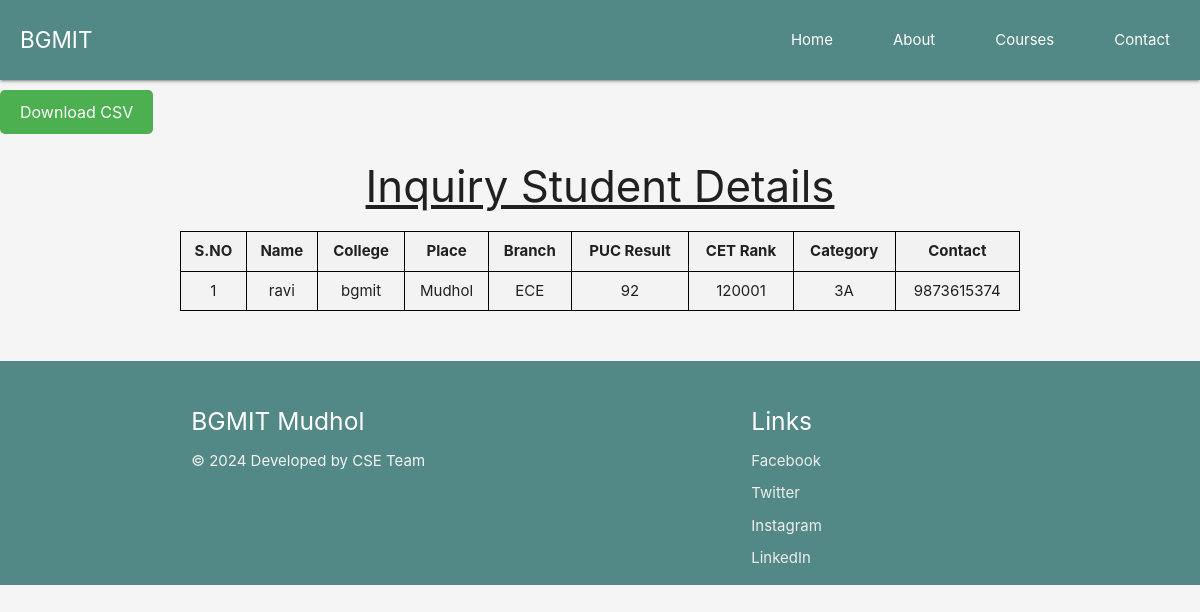
The page /inquiry_student_details on the database its author committed.
### app/models.py (models this page shows, shortened)
class Inquiry(models.Model):
    id = models.AutoField(primary_key=True)
    name = models.CharField(max_length=100)
    college = models.CharField(max_length=100)
    place = models.CharField(max_length=100)
    branch = models.CharField(
        max_length=50,
        choices=[
            ('CSE', 'CSE'),
            ('ECE', 'ECE'),
            ('AIML', 'AIML'),
            ('Civil', 'Civil'),
            ('Mech', 'Mech'),
            ('Mech/Civil', 'Mech/Civil'),
            ('Mech/AIML', 'Mech/AIML'),
            ('Mech/ECE', 'Mech/ECE'),
            ('Mech/CSE', 'Mech/CSE'),
            ('Civil/AIML', 'Civil/AIML'),
            ('Civil/ECE', 'Civil/ECE'),
            ('Civil/CSE', 'Civil/CSE'),
            ('AIML/ECE', 'AIML/ECE'),
            ('AIML/CSE', 'AIML/CSE'),
            ('ECE/CSE', 'ECE/CSE'),
        ]
    )
    puc_result = models.IntegerField()
    cet_rank = models.IntegerField(blank=True, null=True)
    category = models.CharField(max_length=4)
    contact = models.IntegerField()
    date = models.DateTimeField(auto_now_add=True)

### app/views.py (the view)
# urls.py: path('inquiry_student_details',inquiry_student_details,name='inquiry_student_details'),
def inquiry_student_details(request):
    students=Inquiry.objects.all()
    return render(request,'inquiry_student_details.html',{'students':students })

### app/templates/inquiry_student_details.html (shortened to what this page needs)
<!DOCTYPE html>
<html lang="en">
<head>
    <link rel="stylesheet" href="https://cdnjs.cloudflare.com/ajax/libs/materialize/1.0.0/css/materialize.min.css">
</head>
<body class="grey lighten-4">
     <nav>
        <div class="nav-wrapper">
            <a href="#" class="brand-logo">BGMIT</a>
            <ul id="nav-mobile" class="right hide-on-med-and-down">
                <li><a href="{%url 'index'%}#home">Home</a></li>
                <li><a href="{%url 'index'%}#about">About</a></li>
                <li><a href="{%url 'index'%}#courses">Courses</a></li>
                <li><a href="{%url 'index'%}#contact">Contact</a></li>
            </ul>
        </div>
    </nav>
    <a class="csv-button" href="{% url 'InquiryCSV' %}">Download CSV</a>
<div class="container">
    <u><h3 class="dt">Inquiry Student Details</h3></u>
    <table class="striped" border="1">
        <thead>
            <tr>
                <th>S.NO</th>
                <th>Name</th>
                <th>College</th>
                <th>Place</th>
                <th>Branch</th>
                <th>PUC Result</th>
                <th>CET Rank</th>
                <th>Category</th>
                <th>Contact</th>
            </tr>
        </thead>
        <tbody>
            {% for student in students %}
            <tr>
                <td>{{student.id}}</td>
                <td>{{ student.name }}</td>
                <td>{{ student.college }}</td>
                <td>{{ student.place }}</td>
                <td>{{ student.branch }}</td>
                <td>{{ student.puc_result }}</td>
                <td>{{ student.cet_rank }}</td>
                <td>{{ student.category }}</td>
                <td>{{ student.contact }}</td>
            </tr>
            {% endfor %}
        </tbody>
    </table>
</div>
<footer class="page-footer">
    <div class="container">
        <div class="row">
            <div class="col l6 s12">
                <h5 class="white-text">BGMIT Mudhol</h5>
                <p class="grey-text text-lighten-4">© 2024 Developed by CSE Team</p>
            </div>
            <div class="col l4 offset-l2 s12">
                <h5 class="white-text">Links</h5>
                <ul class="list-unstyled">
                    <li><a class="grey-text text-lighten-3" href="https://facebook.com/yourpage" target="_blank"> Facebook</a></li>
                    <li><a class="grey-text text-lighten-3" href="https://twitter.com/yourhandle" target="_blank"> Twitter</a></li>
                    <li><a class="grey-text text-lighten-3" href="https://instagram.com/youraccount" target="_blank"> Instagram</a></li>
                    <li><a class="grey-text text-lighten-3" href="https://linkedin.com/company/yourcompany" target="_blank"> LinkedIn</a></li>
                </ul>
            </div>
        </div>
    </div>
</footer>
</body>
</html>

### app/templates/inquiry_student_details.html (style rules this page uses)
.dt { text-align: center; }
table { width: 100%; border-collapse: collapse; margin-top: 20px; }
th, td { border: 1px solid black; padding: 8px; text-align: center; }
th { background-color: #f2f2f2; }
.csv-button { display: inline-block; padding: 10px 20px; background-color: #4CAF50; color: white; text-align: center; text-decoration: none; font-size: 16px; margin-top: 10px; border-radius: 5px; cursor: pointer; }
nav { background-color: rgb(82, 136, 133); height: 80px; line-height: 80px; }
nav .brand-logo { margin-left: 20px; font-size: 1.5rem; }
nav ul.right li { padding: 0 15px; }
.brand-logo { margin-left: 50px; }
.page-footer { background-color: rgb(82, 136, 133); padding-top: 30px; color: white; margin-top: 50px; }
.page-footer ul li { margin-bottom: 10px; }

### rows shown on the page
Inquiry: id "1", name "ravi", college "bgmit", place "Mudhol", branch "ECE", puc_result "92", cet_rank "120001", category "3A", contact "9873615374"
